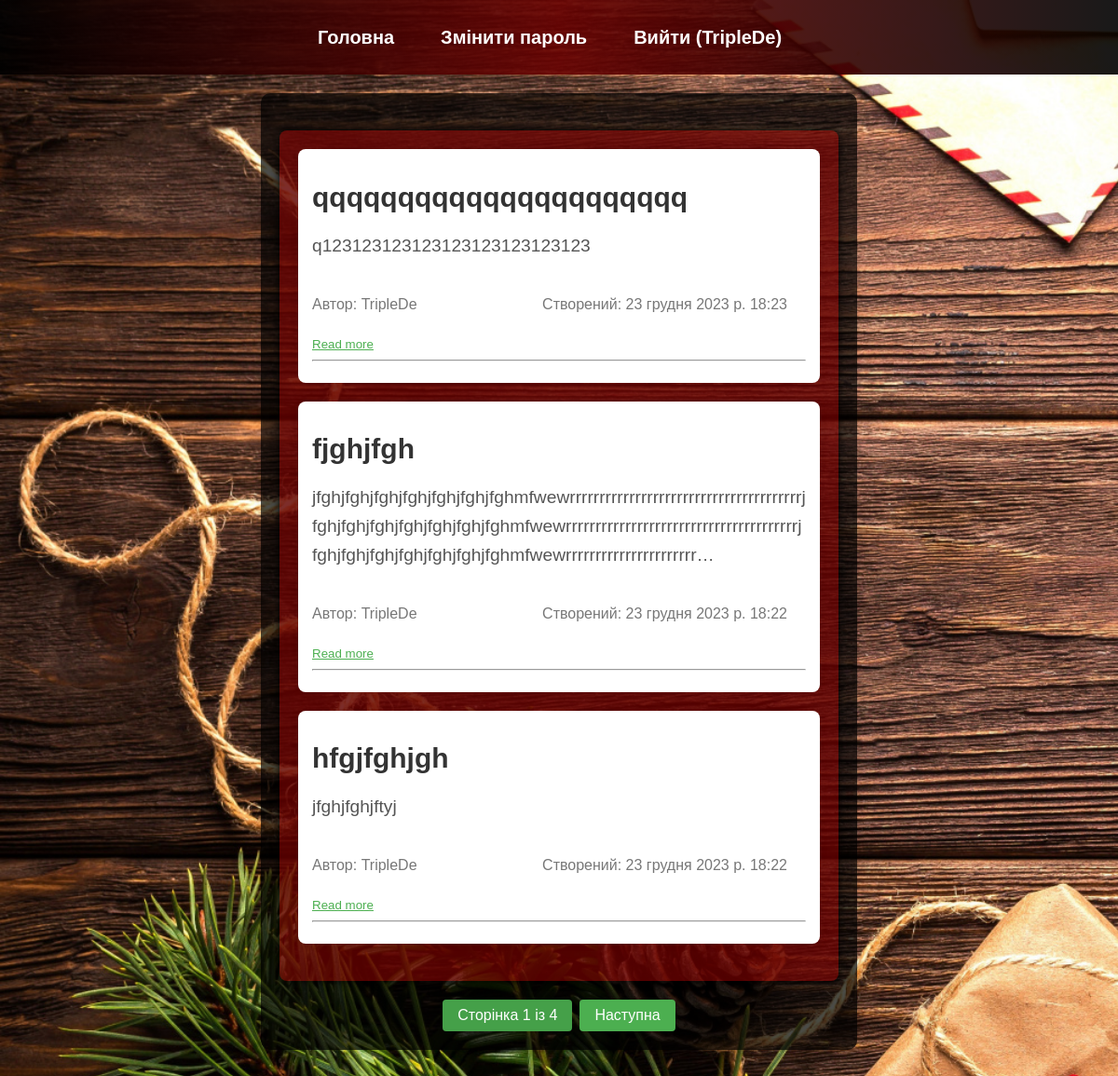
The app's page / (signed in) with its own data.
### blog/models.py (models this page shows, shortened)
class Post(models.Model):
    title = models.CharField(max_length=200)
    content = models.TextField()
    created_at = models.DateTimeField(auto_now_add=True)
    author = models.ForeignKey(User, on_delete=models.CASCADE)

### blog/views.py (the view)
# urls.py: path('', post_list, name='post_list'),
def post_list(request):
    posts_list = Post.objects.all().order_by('-created_at')
    paginator = Paginator(posts_list, 3)
    page = request.GET.get('page')
    try:
        posts = paginator.page(page)
    except PageNotAnInteger:
        posts = paginator.page(1)
    except EmptyPage:
        posts = paginator.page(paginator.num_pages)
    return render(request, 'blog/post_list.html', {'posts': posts})

### blog/templates/blog/post_list.html (shortened to what this page needs)
{% extends 'blog/base.html' %}
{% block content %}
    <div class="post-list">
        {% if posts %}
            {% for post in posts %}
                <div class="post-summary">
                    <h2><a href="{% url 'post_detail' post.id %}" class="post-title">{{ post.title }}</a></h2>
                    <p class="post-content">{{ post.content|truncatechars:200 }}</p>
                    <br>
                    <p class="post-meta">
                        <span class="post-author">Автор: {{ post.author.username }}</span>
                        <span class="post-date">Створений: {{ post.created_at }}</span>
                    </p>
                    <button class="read-more-btn" data-content="{{ post.content }}">Read more</button>
                    <hr>
                </div>
            {% endfor %}
        {% else %}
            <p>Постів на даний час немає.</p>
        {% endif %}
    </div>
    <div class="pagination">
        <span class="step-links">
            <span class="current">Сторінка {{ posts.number }} із {{ posts.paginator.num_pages }}</span>
            {% if posts.has_next %}
                <a href="?page={{ posts.next_page_number }}">Наступна</a>
            {% endif %}
        </span>
    </div>
{% endblock %}

### blog/templates/blog/base.html (shortened to what this page needs)
{% load static %}
<!DOCTYPE html>
<html lang="en" xmlns="http://www.w3.org/1999/xhtml">
<head>
    <link rel="stylesheet" href="https://cdnjs.cloudflare.com/ajax/libs/font-awesome/6.0.0/css/all.min.css">
</head>
<body>
<nav>
    <ul>
        <li><a href="{% url 'post_list' %}">Головна</a></li>
        {% if user.is_authenticated %}
            <li><a href="{% url 'change_password' %}">Змінити пароль</a></li>
            <li><a href="{% url 'logout' %}">Вийти ({% if user.is_authenticated %}{{ user.username }}{% endif %})</a></li>
        {% else %}
            <li><a href="{% url 'login' %}">Авторизація</a></li>
            <li><a href="{% url 'register' %}">Реєстрація</a></li>
        {% endif %}
    </ul>
</nav>
<div class="content">
    {% block content %}{% endblock %}
</div>
</body>
</html>

### blog/templates/blog/post_list.html (style rules this page uses)
body { margin: 0; padding-bottom: 150px; background-color: #f5f5f5; }
.post-list { max-width: 800px; margin: 20px auto; padding: 20px; background-color: rgba(200, 0, 0, 0.4); box-shadow: 0 0 10px rgba(0, 0, 0, 1); border-radius: 8px; word-wrap: break-word; }
.post-summary { background-color: #fff; padding: 15px; border-radius: 8px; box-shadow: 0 0 10px rgba(0, 0, 0, 0.1); margin-bottom: 20px; }
.post-title { color: #333; text-decoration: none; font-size: 30px; margin-bottom: 10px; }
.post-content { font-size: 1.2em; line-height: 1.6; color: #555; margin-bottom: 10px; }
.post-meta { margin-top: 10px; color: #777; display: flex; justify-content: space-between; }
.read-more-btn { background: none; border: none; color: #4caf50; cursor: pointer; text-decoration: underline; padding: 0; margin-top: 10px; }
.post-author, .post-date { margin-right: 20px; }
.pagination { display: flex; justify-content: center; margin-top: 20px; }
.step-links { display: flex; list-style: none; padding: 0; }
.step-links a, .current { padding: 8px 16px; margin: 0 4px; text-decoration: none; background-color: #4CAF50; color: #fff; border-radius: 4px; display: inline-block; }
.current { background-color: #45a049; }

### records on screen
Post: title "qqqqqqqqqqqqqqqqqqqqqq", content "q123123123123123123123123123", author.username "TripleDe", created_at "23 грудня 2023 р. 18:23"
Post: title "fjghjfgh", content "jfghjfghjfghjfghjfghjfghjfghmfwewrrrrrrrrrrrrrrrrrrrrrrrrrrrrrrrrrrrrrrrjfghjfghjfghjfghjfghjfghjfghmfwewrrrrrrrrrrrrrrrrrrrrrrrrrrrrrrrrrrrrrrrjfghjfghjfghjfghjfghjfghjfghmfwewrrrrrrrrrrrrrrrrrrrrrr…", author.username "TripleDe", created_at "23 грудня 2023 р. 18:22"
Post: title "hfgjfghjgh", content "jfghjfghjftyj", author.username "TripleDe", created_at "23 грудня 2023 р. 18:22"

### other values on screen
{{ user.username }} "TripleDe"
{{ posts.number }} "1"
{{ posts.paginator.num_pages }} "4"
